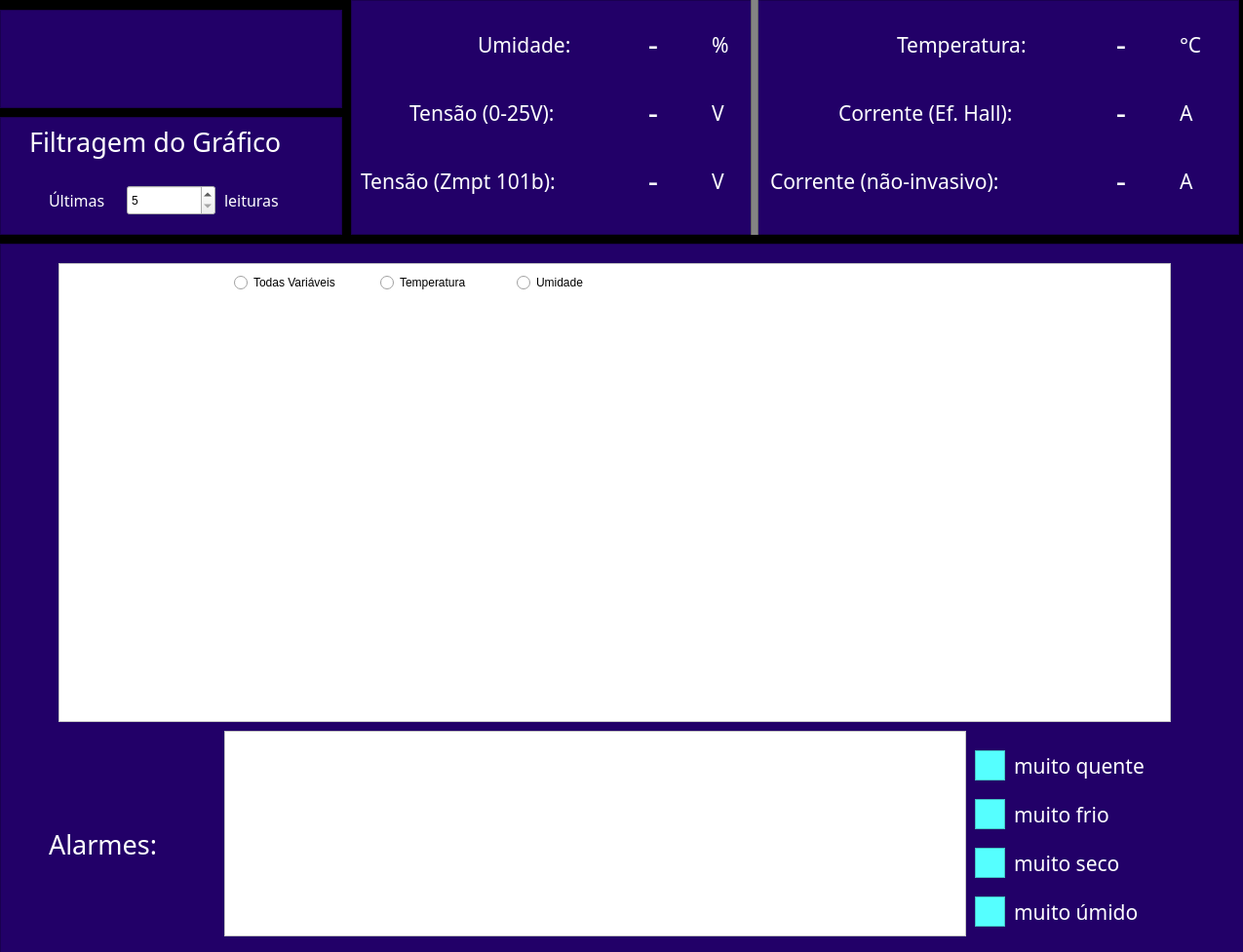
<?xml version="1.0" encoding="UTF-8"?>
<ui version="4.0">
 <class>Supervisorio</class>
 <widget class="QMainWindow" name="Supervisorio">
  <property name="geometry">
   <rect>
    <x>0</x>
    <y>0</y>
    <width>1275</width>
    <height>977</height>
   </rect>
  </property>
  <property name="windowTitle">
   <string>MainWindow</string>
  </property>
  <widget class="QWidget" name="centralwidget">
   <widget class="QLabel" name="label">
    <property name="geometry">
     <rect>
      <x>490</x>
      <y>20</y>
      <width>121</width>
      <height>51</height>
     </rect>
    </property>
    <property name="font">
     <font>
      <family>Bahnschrift Light</family>
      <pointsize>16</pointsize>
     </font>
    </property>
    <property name="styleSheet">
     <string notr="true">color: rgb(255, 255, 255);</string>
    </property>
    <property name="text">
     <string>Umidade:</string>
    </property>
   </widget>
   <widget class="QLabel" name="umid">
    <property name="geometry">
     <rect>
      <x>620</x>
      <y>10</y>
      <width>100</width>
      <height>70</height>
     </rect>
    </property>
    <property name="font">
     <font>
      <family>Goudy Old Style</family>
      <pointsize>24</pointsize>
     </font>
    </property>
    <property name="styleSheet">
     <string notr="true">color: rgb(255, 255, 255);</string>
    </property>
    <property name="text">
     <string>-</string>
    </property>
    <property name="alignment">
     <set>Qt::AlignCenter</set>
    </property>
    <property name="margin">
     <number>0</number>
    </property>
   </widget>
   <widget class="QLabel" name="grafics">
    <property name="geometry">
     <rect>
      <x>80</x>
      <y>270</y>
      <width>1091</width>
      <height>471</height>
     </rect>
    </property>
    <property name="frameShadow">
     <enum>QFrame::Plain</enum>
    </property>
    <property name="text">
     <string/>
    </property>
   </widget>
   <widget class="QLabel" name="label_4">
    <property name="geometry">
     <rect>
      <x>30</x>
      <y>120</y>
      <width>311</width>
      <height>51</height>
     </rect>
    </property>
    <property name="font">
     <font>
      <family>Bahnschrift Light</family>
      <pointsize>20</pointsize>
     </font>
    </property>
    <property name="styleSheet">
     <string notr="true">color: rgb(255, 255, 255);</string>
    </property>
    <property name="text">
     <string>Filtragem do Gráfico</string>
    </property>
   </widget>
   <widget class="QLabel" name="label_5">
    <property name="geometry">
     <rect>
      <x>50</x>
      <y>190</y>
      <width>71</width>
      <height>31</height>
     </rect>
    </property>
    <property name="font">
     <font>
      <family>Bahnschrift Light</family>
      <pointsize>12</pointsize>
     </font>
    </property>
    <property name="styleSheet">
     <string notr="true">color: rgb(255, 255, 255);</string>
    </property>
    <property name="text">
     <string>Últimas</string>
    </property>
   </widget>
   <widget class="QSpinBox" name="ultimosDados">
    <property name="geometry">
     <rect>
      <x>130</x>
      <y>190</y>
      <width>91</width>
      <height>31</height>
     </rect>
    </property>
    <property name="minimum">
     <number>5</number>
    </property>
    <property name="maximum">
     <number>100000</number>
    </property>
   </widget>
   <widget class="QLabel" name="label_6">
    <property name="geometry">
     <rect>
      <x>230</x>
      <y>190</y>
      <width>71</width>
      <height>31</height>
     </rect>
    </property>
    <property name="font">
     <font>
      <family>Bahnschrift Light</family>
      <pointsize>12</pointsize>
     </font>
    </property>
    <property name="styleSheet">
     <string notr="true">color: rgb(255, 255, 255);</string>
    </property>
    <property name="text">
     <string>leituras</string>
    </property>
   </widget>
   <widget class="QLabel" name="alarmShow">
    <property name="geometry">
     <rect>
      <x>240</x>
      <y>761</y>
      <width>741</width>
      <height>191</height>
     </rect>
    </property>
    <property name="text">
     <string/>
    </property>
   </widget>
   <widget class="QLabel" name="time">
    <property name="geometry">
     <rect>
      <x>10</x>
      <y>20</y>
      <width>331</width>
      <height>71</height>
     </rect>
    </property>
    <property name="font">
     <font>
      <family>Bahnschrift Light</family>
      <pointsize>20</pointsize>
     </font>
    </property>
    <property name="styleSheet">
     <string notr="true">color: rgb(255, 255, 255);</string>
    </property>
    <property name="text">
     <string/>
    </property>
    <property name="alignment">
     <set>Qt::AlignCenter</set>
    </property>
   </widget>
   <widget class="QLabel" name="label_7">
    <property name="geometry">
     <rect>
      <x>50</x>
      <y>841</y>
      <width>141</width>
      <height>51</height>
     </rect>
    </property>
    <property name="font">
     <font>
      <family>Bahnschrift Light</family>
      <pointsize>20</pointsize>
     </font>
    </property>
    <property name="styleSheet">
     <string notr="true">color: rgb(255, 255, 255);</string>
    </property>
    <property name="text">
     <string>Alarmes:</string>
    </property>
   </widget>
   <widget class="QLabel" name="temp">
    <property name="geometry">
     <rect>
      <x>1100</x>
      <y>10</y>
      <width>100</width>
      <height>70</height>
     </rect>
    </property>
    <property name="font">
     <font>
      <family>Goudy Old Style</family>
      <pointsize>24</pointsize>
     </font>
    </property>
    <property name="styleSheet">
     <string notr="true">color: rgb(255, 255, 255);</string>
    </property>
    <property name="text">
     <string>-</string>
    </property>
    <property name="alignment">
     <set>Qt::AlignCenter</set>
    </property>
    <property name="margin">
     <number>0</number>
    </property>
   </widget>
   <widget class="QLabel" name="label_2">
    <property name="geometry">
     <rect>
      <x>920</x>
      <y>20</y>
      <width>171</width>
      <height>51</height>
     </rect>
    </property>
    <property name="font">
     <font>
      <family>Bahnschrift Light</family>
      <pointsize>16</pointsize>
     </font>
    </property>
    <property name="styleSheet">
     <string notr="true">color: rgb(255, 255, 255);</string>
    </property>
    <property name="text">
     <string>Temperatura:</string>
    </property>
   </widget>
   <widget class="QLabel" name="icc">
    <property name="geometry">
     <rect>
      <x>1100</x>
      <y>80</y>
      <width>100</width>
      <height>70</height>
     </rect>
    </property>
    <property name="font">
     <font>
      <family>Goudy Old Style</family>
      <pointsize>24</pointsize>
     </font>
    </property>
    <property name="styleSheet">
     <string notr="true">color: rgb(255, 255, 255);</string>
    </property>
    <property name="text">
     <string>-</string>
    </property>
    <property name="alignment">
     <set>Qt::AlignCenter</set>
    </property>
    <property name="margin">
     <number>0</number>
    </property>
   </widget>
   <widget class="QLabel" name="vcc">
    <property name="geometry">
     <rect>
      <x>620</x>
      <y>80</y>
      <width>100</width>
      <height>70</height>
     </rect>
    </property>
    <property name="font">
     <font>
      <family>Goudy Old Style</family>
      <pointsize>24</pointsize>
     </font>
    </property>
    <property name="layoutDirection">
     <enum>Qt::LeftToRight</enum>
    </property>
    <property name="styleSheet">
     <string notr="true">color: rgb(255, 255, 255);</string>
    </property>
    <property name="text">
     <string>-</string>
    </property>
    <property name="alignment">
     <set>Qt::AlignCenter</set>
    </property>
    <property name="margin">
     <number>0</number>
    </property>
   </widget>
   <widget class="QLabel" name="label_3">
    <property name="geometry">
     <rect>
      <x>420</x>
      <y>90</y>
      <width>191</width>
      <height>51</height>
     </rect>
    </property>
    <property name="font">
     <font>
      <family>Bahnschrift Light</family>
      <pointsize>16</pointsize>
     </font>
    </property>
    <property name="styleSheet">
     <string notr="true">color: rgb(255, 255, 255);</string>
    </property>
    <property name="text">
     <string>Tensão (0-25V):</string>
    </property>
   </widget>
   <widget class="QLabel" name="label_8">
    <property name="geometry">
     <rect>
      <x>860</x>
      <y>90</y>
      <width>231</width>
      <height>51</height>
     </rect>
    </property>
    <property name="font">
     <font>
      <family>Bahnschrift Light</family>
      <pointsize>16</pointsize>
     </font>
    </property>
    <property name="styleSheet">
     <string notr="true">color: rgb(255, 255, 255);</string>
    </property>
    <property name="text">
     <string>Corrente (Ef. Hall):</string>
    </property>
   </widget>
   <widget class="QLabel" name="label_9">
    <property name="geometry">
     <rect>
      <x>730</x>
      <y>20</y>
      <width>31</width>
      <height>51</height>
     </rect>
    </property>
    <property name="font">
     <font>
      <family>Bahnschrift Light</family>
      <pointsize>16</pointsize>
     </font>
    </property>
    <property name="styleSheet">
     <string notr="true">color: rgb(255, 255, 255);</string>
    </property>
    <property name="text">
     <string>%</string>
    </property>
   </widget>
   <widget class="QLabel" name="label_10">
    <property name="geometry">
     <rect>
      <x>1210</x>
      <y>20</y>
      <width>31</width>
      <height>51</height>
     </rect>
    </property>
    <property name="font">
     <font>
      <family>Bahnschrift Light</family>
      <pointsize>16</pointsize>
     </font>
    </property>
    <property name="styleSheet">
     <string notr="true">color: rgb(255, 255, 255);</string>
    </property>
    <property name="text">
     <string>°C</string>
    </property>
   </widget>
   <widget class="QLabel" name="label_11">
    <property name="geometry">
     <rect>
      <x>730</x>
      <y>90</y>
      <width>31</width>
      <height>51</height>
     </rect>
    </property>
    <property name="font">
     <font>
      <family>Bahnschrift Light</family>
      <pointsize>16</pointsize>
     </font>
    </property>
    <property name="styleSheet">
     <string notr="true">color: rgb(255, 255, 255);</string>
    </property>
    <property name="text">
     <string>V</string>
    </property>
   </widget>
   <widget class="QLabel" name="label_12">
    <property name="geometry">
     <rect>
      <x>1210</x>
      <y>90</y>
      <width>31</width>
      <height>51</height>
     </rect>
    </property>
    <property name="font">
     <font>
      <family>Bahnschrift Light</family>
      <pointsize>16</pointsize>
     </font>
    </property>
    <property name="styleSheet">
     <string notr="true">color: rgb(255, 255, 255);</string>
    </property>
    <property name="text">
     <string>A</string>
    </property>
   </widget>
   <widget class="QLabel" name="iac">
    <property name="geometry">
     <rect>
      <x>1100</x>
      <y>150</y>
      <width>100</width>
      <height>70</height>
     </rect>
    </property>
    <property name="font">
     <font>
      <family>Goudy Old Style</family>
      <pointsize>24</pointsize>
     </font>
    </property>
    <property name="styleSheet">
     <string notr="true">color: rgb(255, 255, 255);</string>
    </property>
    <property name="text">
     <string>-</string>
    </property>
    <property name="alignment">
     <set>Qt::AlignCenter</set>
    </property>
    <property name="margin">
     <number>0</number>
    </property>
   </widget>
   <widget class="QLabel" name="label_13">
    <property name="geometry">
     <rect>
      <x>790</x>
      <y>160</y>
      <width>301</width>
      <height>51</height>
     </rect>
    </property>
    <property name="font">
     <font>
      <family>Bahnschrift Light</family>
      <pointsize>16</pointsize>
     </font>
    </property>
    <property name="styleSheet">
     <string notr="true">color: rgb(255, 255, 255);</string>
    </property>
    <property name="text">
     <string>Corrente (não-invasivo):</string>
    </property>
   </widget>
   <widget class="QLabel" name="label_14">
    <property name="geometry">
     <rect>
      <x>1210</x>
      <y>160</y>
      <width>31</width>
      <height>51</height>
     </rect>
    </property>
    <property name="font">
     <font>
      <family>Bahnschrift Light</family>
      <pointsize>16</pointsize>
     </font>
    </property>
    <property name="styleSheet">
     <string notr="true">color: rgb(255, 255, 255);</string>
    </property>
    <property name="text">
     <string>A</string>
    </property>
   </widget>
   <widget class="QLabel" name="vac">
    <property name="geometry">
     <rect>
      <x>620</x>
      <y>150</y>
      <width>100</width>
      <height>70</height>
     </rect>
    </property>
    <property name="font">
     <font>
      <family>Goudy Old Style</family>
      <pointsize>24</pointsize>
     </font>
    </property>
    <property name="layoutDirection">
     <enum>Qt::LeftToRight</enum>
    </property>
    <property name="styleSheet">
     <string notr="true">color: rgb(255, 255, 255);</string>
    </property>
    <property name="text">
     <string>-</string>
    </property>
    <property name="alignment">
     <set>Qt::AlignCenter</set>
    </property>
    <property name="margin">
     <number>0</number>
    </property>
   </widget>
   <widget class="QLabel" name="label_15">
    <property name="geometry">
     <rect>
      <x>730</x>
      <y>160</y>
      <width>31</width>
      <height>51</height>
     </rect>
    </property>
    <property name="font">
     <font>
      <family>Bahnschrift Light</family>
      <pointsize>16</pointsize>
     </font>
    </property>
    <property name="styleSheet">
     <string notr="true">color: rgb(255, 255, 255);</string>
    </property>
    <property name="text">
     <string>V</string>
    </property>
   </widget>
   <widget class="QLabel" name="label_16">
    <property name="geometry">
     <rect>
      <x>370</x>
      <y>160</y>
      <width>241</width>
      <height>51</height>
     </rect>
    </property>
    <property name="font">
     <font>
      <family>Bahnschrift Light</family>
      <pointsize>16</pointsize>
     </font>
    </property>
    <property name="styleSheet">
     <string notr="true">color: rgb(255, 255, 255);</string>
    </property>
    <property name="text">
     <string>Tensão (Zmpt 101b):</string>
    </property>
   </widget>
   <widget class="QFrame" name="frame">
    <property name="geometry">
     <rect>
      <x>360</x>
      <y>0</y>
      <width>911</width>
      <height>241</height>
     </rect>
    </property>
    <property name="styleSheet">
     <string notr="true">background-color: rgb(34, 0, 104);</string>
    </property>
    <property name="frameShape">
     <enum>QFrame::StyledPanel</enum>
    </property>
    <property name="frameShadow">
     <enum>QFrame::Raised</enum>
    </property>
    <widget class="QFrame" name="frame_5">
     <property name="geometry">
      <rect>
       <x>410</x>
       <y>-10</y>
       <width>8</width>
       <height>281</height>
      </rect>
     </property>
     <property name="styleSheet">
      <string notr="true">background-color: rgb(132, 132, 132);</string>
     </property>
     <property name="frameShape">
      <enum>QFrame::StyledPanel</enum>
     </property>
     <property name="frameShadow">
      <enum>QFrame::Raised</enum>
     </property>
    </widget>
   </widget>
   <widget class="QFrame" name="frame_2">
    <property name="geometry">
     <rect>
      <x>0</x>
      <y>120</y>
      <width>351</width>
      <height>121</height>
     </rect>
    </property>
    <property name="styleSheet">
     <string notr="true">background-color: rgb(34, 0, 104);</string>
    </property>
    <property name="frameShape">
     <enum>QFrame::StyledPanel</enum>
    </property>
    <property name="frameShadow">
     <enum>QFrame::Raised</enum>
    </property>
   </widget>
   <widget class="QFrame" name="frame_3">
    <property name="geometry">
     <rect>
      <x>0</x>
      <y>250</y>
      <width>2051</width>
      <height>761</height>
     </rect>
    </property>
    <property name="styleSheet">
     <string notr="true">background-color: rgb(34, 0, 104);</string>
    </property>
    <property name="frameShape">
     <enum>QFrame::StyledPanel</enum>
    </property>
    <property name="frameShadow">
     <enum>QFrame::Raised</enum>
    </property>
    <widget class="QFrame" name="quente">
     <property name="geometry">
      <rect>
       <x>1000</x>
       <y>520</y>
       <width>31</width>
       <height>31</height>
      </rect>
     </property>
     <property name="autoFillBackground">
      <bool>false</bool>
     </property>
     <property name="styleSheet">
      <string notr="true">background-color: rgb(85, 255, 255);</string>
     </property>
     <property name="frameShape">
      <enum>QFrame::StyledPanel</enum>
     </property>
     <property name="frameShadow">
      <enum>QFrame::Raised</enum>
     </property>
    </widget>
    <widget class="QFrame" name="frio">
     <property name="geometry">
      <rect>
       <x>1000</x>
       <y>570</y>
       <width>31</width>
       <height>31</height>
      </rect>
     </property>
     <property name="autoFillBackground">
      <bool>false</bool>
     </property>
     <property name="styleSheet">
      <string notr="true">background-color: rgb(85, 255, 255);</string>
     </property>
     <property name="frameShape">
      <enum>QFrame::StyledPanel</enum>
     </property>
     <property name="frameShadow">
      <enum>QFrame::Raised</enum>
     </property>
    </widget>
    <widget class="QFrame" name="seco">
     <property name="geometry">
      <rect>
       <x>1000</x>
       <y>620</y>
       <width>31</width>
       <height>31</height>
      </rect>
     </property>
     <property name="autoFillBackground">
      <bool>false</bool>
     </property>
     <property name="styleSheet">
      <string notr="true">background-color: rgb(85, 255, 255);</string>
     </property>
     <property name="frameShape">
      <enum>QFrame::StyledPanel</enum>
     </property>
     <property name="frameShadow">
      <enum>QFrame::Raised</enum>
     </property>
    </widget>
    <widget class="QFrame" name="umido">
     <property name="geometry">
      <rect>
       <x>1000</x>
       <y>670</y>
       <width>31</width>
       <height>31</height>
      </rect>
     </property>
     <property name="autoFillBackground">
      <bool>false</bool>
     </property>
     <property name="styleSheet">
      <string notr="true">background-color: rgb(85, 255, 255);</string>
     </property>
     <property name="frameShape">
      <enum>QFrame::StyledPanel</enum>
     </property>
     <property name="frameShadow">
      <enum>QFrame::Raised</enum>
     </property>
    </widget>
    <widget class="QLabel" name="label_17">
     <property name="geometry">
      <rect>
       <x>1040</x>
       <y>510</y>
       <width>301</width>
       <height>51</height>
      </rect>
     </property>
     <property name="font">
      <font>
       <family>Bahnschrift Light</family>
       <pointsize>16</pointsize>
      </font>
     </property>
     <property name="styleSheet">
      <string notr="true">color: rgb(255, 255, 255);</string>
     </property>
     <property name="text">
      <string>muito quente</string>
     </property>
    </widget>
    <widget class="QLabel" name="label_18">
     <property name="geometry">
      <rect>
       <x>1040</x>
       <y>560</y>
       <width>301</width>
       <height>51</height>
      </rect>
     </property>
     <property name="font">
      <font>
       <family>Bahnschrift Light</family>
       <pointsize>16</pointsize>
      </font>
     </property>
     <property name="styleSheet">
      <string notr="true">color: rgb(255, 255, 255);</string>
     </property>
     <property name="text">
      <string>muito frio</string>
     </property>
    </widget>
    <widget class="QLabel" name="label_19">
     <property name="geometry">
      <rect>
       <x>1040</x>
       <y>610</y>
       <width>301</width>
       <height>51</height>
      </rect>
     </property>
     <property name="font">
      <font>
       <family>Bahnschrift Light</family>
       <pointsize>16</pointsize>
      </font>
     </property>
     <property name="styleSheet">
      <string notr="true">color: rgb(255, 255, 255);</string>
     </property>
     <property name="text">
      <string>muito seco</string>
     </property>
    </widget>
    <widget class="QLabel" name="label_20">
     <property name="geometry">
      <rect>
       <x>1040</x>
       <y>660</y>
       <width>301</width>
       <height>51</height>
      </rect>
     </property>
     <property name="font">
      <font>
       <family>Bahnschrift Light</family>
       <pointsize>16</pointsize>
      </font>
     </property>
     <property name="styleSheet">
      <string notr="true">color: rgb(255, 255, 255);</string>
     </property>
     <property name="text">
      <string>muito úmido</string>
     </property>
    </widget>
   </widget>
   <widget class="QFrame" name="frame_4">
    <property name="geometry">
     <rect>
      <x>0</x>
      <y>-11</y>
      <width>1981</width>
      <height>331</height>
     </rect>
    </property>
    <property name="styleSheet">
     <string notr="true">background-color: rgb(0, 0, 0);</string>
    </property>
    <property name="frameShape">
     <enum>QFrame::StyledPanel</enum>
    </property>
    <property name="frameShadow">
     <enum>QFrame::Raised</enum>
    </property>
   </widget>
   <widget class="QFrame" name="frame_6">
    <property name="geometry">
     <rect>
      <x>60</x>
      <y>270</y>
      <width>1141</width>
      <height>471</height>
     </rect>
    </property>
    <property name="styleSheet">
     <string notr="true">background-color: rgb(255, 255, 255);</string>
    </property>
    <property name="frameShape">
     <enum>QFrame::StyledPanel</enum>
    </property>
    <property name="frameShadow">
     <enum>QFrame::Raised</enum>
    </property>
   </widget>
   <widget class="QFrame" name="frame_7">
    <property name="geometry">
     <rect>
      <x>230</x>
      <y>750</y>
      <width>761</width>
      <height>211</height>
     </rect>
    </property>
    <property name="styleSheet">
     <string notr="true">background-color: rgb(255, 255, 255);</string>
    </property>
    <property name="frameShape">
     <enum>QFrame::StyledPanel</enum>
    </property>
    <property name="frameShadow">
     <enum>QFrame::Raised</enum>
    </property>
   </widget>
   <widget class="QFrame" name="frame_8">
    <property name="geometry">
     <rect>
      <x>0</x>
      <y>10</y>
      <width>351</width>
      <height>101</height>
     </rect>
    </property>
    <property name="styleSheet">
     <string notr="true">background-color: rgb(34, 0, 104);</string>
    </property>
    <property name="frameShape">
     <enum>QFrame::StyledPanel</enum>
    </property>
    <property name="frameShadow">
     <enum>QFrame::Raised</enum>
    </property>
   </widget>
   <widget class="QRadioButton" name="radioButtonTemp">
    <property name="enabled">
     <bool>true</bool>
    </property>
    <property name="geometry">
     <rect>
      <x>390</x>
      <y>280</y>
      <width>111</width>
      <height>20</height>
     </rect>
    </property>
    <property name="acceptDrops">
     <bool>false</bool>
    </property>
    <property name="text">
     <string>Temperatura</string>
    </property>
    <property name="checked">
     <bool>false</bool>
    </property>
   </widget>
   <widget class="QRadioButton" name="radioButtonUmid">
    <property name="geometry">
     <rect>
      <x>530</x>
      <y>280</y>
      <width>95</width>
      <height>20</height>
     </rect>
    </property>
    <property name="text">
     <string>Umidade</string>
    </property>
   </widget>
   <widget class="QRadioButton" name="radioButtonAll">
    <property name="geometry">
     <rect>
      <x>240</x>
      <y>280</y>
      <width>121</width>
      <height>20</height>
     </rect>
    </property>
    <property name="text">
     <string>Todas Variáveis</string>
    </property>
    <property name="checked">
     <bool>false</bool>
    </property>
   </widget>
   <widget class="QFrame" name="frame_15">
    <property name="geometry">
     <rect>
      <x>1280</x>
      <y>0</y>
      <width>911</width>
      <height>271</height>
     </rect>
    </property>
    <property name="styleSheet">
     <string notr="true">background-color: rgb(34, 0, 104);</string>
    </property>
    <property name="frameShape">
     <enum>QFrame::StyledPanel</enum>
    </property>
    <property name="frameShadow">
     <enum>QFrame::Raised</enum>
    </property>
    <widget class="QFrame" name="frame_16">
     <property name="geometry">
      <rect>
       <x>410</x>
       <y>-10</y>
       <width>8</width>
       <height>281</height>
      </rect>
     </property>
     <property name="styleSheet">
      <string notr="true">background-color: rgb(132, 132, 132);</string>
     </property>
     <property name="frameShape">
      <enum>QFrame::StyledPanel</enum>
     </property>
     <property name="frameShadow">
      <enum>QFrame::Raised</enum>
     </property>
    </widget>
   </widget>
   <zorder>frame_4</zorder>
   <zorder>frame_3</zorder>
   <zorder>frame_2</zorder>
   <zorder>frame</zorder>
   <zorder>label</zorder>
   <zorder>umid</zorder>
   <zorder>label_4</zorder>
   <zorder>label_5</zorder>
   <zorder>ultimosDados</zorder>
   <zorder>label_6</zorder>
   <zorder>label_7</zorder>
   <zorder>temp</zorder>
   <zorder>label_2</zorder>
   <zorder>icc</zorder>
   <zorder>vcc</zorder>
   <zorder>label_3</zorder>
   <zorder>label_8</zorder>
   <zorder>label_9</zorder>
   <zorder>label_10</zorder>
   <zorder>label_11</zorder>
   <zorder>label_12</zorder>
   <zorder>iac</zorder>
   <zorder>label_13</zorder>
   <zorder>label_14</zorder>
   <zorder>vac</zorder>
   <zorder>label_15</zorder>
   <zorder>label_16</zorder>
   <zorder>frame_6</zorder>
   <zorder>grafics</zorder>
   <zorder>frame_7</zorder>
   <zorder>alarmShow</zorder>
   <zorder>frame_8</zorder>
   <zorder>time</zorder>
   <zorder>radioButtonUmid</zorder>
   <zorder>radioButtonAll</zorder>
   <zorder>radioButtonTemp</zorder>
   <zorder>frame_15</zorder>
  </widget>
 </widget>
 <resources/>
 <connections/>
</ui>
